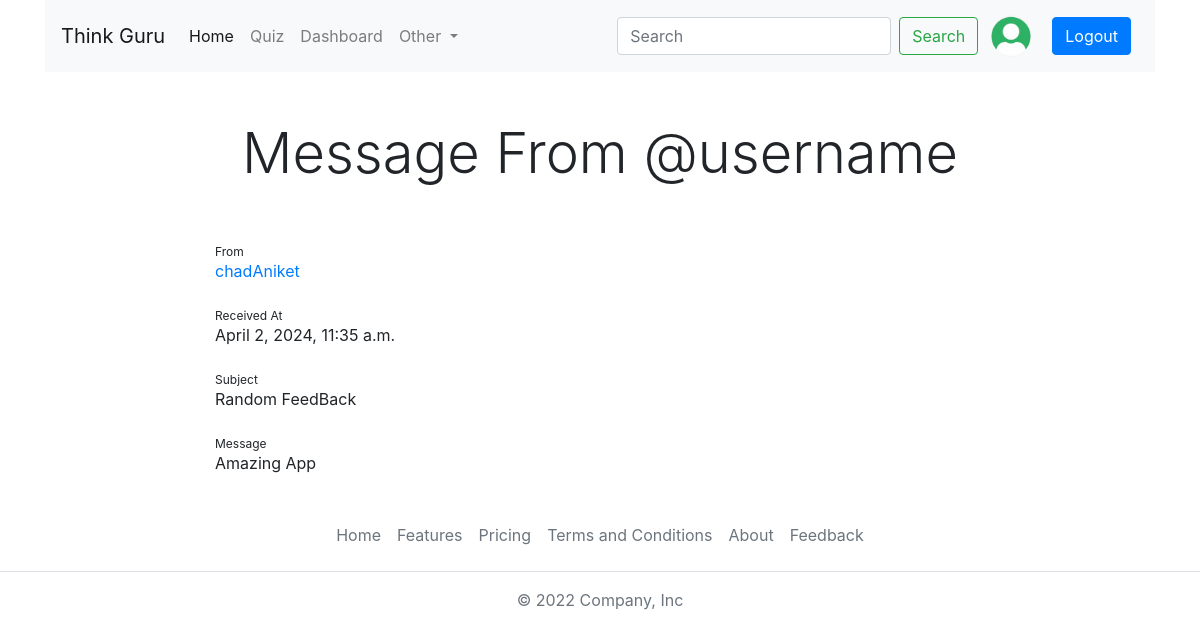
The page /message/3 (signed in) on the database its author committed.
### account/models.py (models this page shows, shortened)
class Profile(models.Model):
  user = models.OneToOneField(User,on_delete=models.CASCADE)
  bio = models.TextField(null=True,blank=True)
  profile_img = models.ImageField(upload_to='profile_images',default='user_png.png',blank=True)

### base/models.py (models this page shows, shortened)
class Message(models.Model):
  user = models.ForeignKey(User,on_delete=models.CASCADE)
  subject = models.CharField(max_length=255)
  message = models.TextField()
  is_read = models.BooleanField(default=False)
  created_at = models.DateTimeField(default=timezone.now)

### base/views.py (the view)
# urls.py: path('message/<int:id>',message_view,name="message_page"),
@user_passes_test(is_staff)
@login_required(login_url='login')
def message_view(request,id):
    login_user = User.objects.get(username=request.user.username)
    login_profile = Profile.objects.get(user=login_user)
    message = Message.objects.filter(id=id).first()
    if not message.is_read:
        message.is_read = True
        message.save()
    context = {'login_profile':login_profile,'message':message}
    return render(request,'message.html',context)

### base/views.py (called while the page is built)
def is_staff(user):
    return user.is_staff

### templates/message.html (shortened to what this page needs)
{% extends 'index.html' %}
{% block content %}
    <h1 class="display-4 text-center my-5">Message From @username</h1>
    <main>
        <div class="container col-md-8 col-sm-12">
            <article>
                <sub>From</sub>
                <p class="" title="click to see profile"><a href="{% url 'profile_page' message.user.username %}">{{message.user.username}}</a></p>
                <sub>Received At</sub>
                <p>{{message.created_at}}</p>
                <sub>Subject</sub>
                <p>{{message.subject}}</p>
                <sub>Message</sub>
                <p>{{message.message}}</p>
            </article>
        </div>
    </main>
{% endblock %}

### templates/components/navbar.html (shortened to what this page needs)
<div class="container">
  <nav class="navbar navbar-expand-lg navbar-light bg-light">
    <a class="navbar-brand" href="#">Think Guru</a>
    <div class="collapse navbar-collapse" id="navbarSupportedContent">
      <ul class="navbar-nav mr-auto">
        <li class="nav-item active">
          <a class="nav-link" href="{% url 'home_page' %}">Home<span class="sr-only">(current)</span></a>
        </li>
        <li class="nav-item">
          <a class="nav-link" href="{% url 'allquizpage' %}">Quiz</a>
        </li>
        <li class="nav-item">
          {% if request.user.is_superuser %}
            <a class="nav-link" href="{% url 'dashboard_page' %}">Dashboard</a>
          {% else %}
            <a class="nav-link" href="{% url 'leaderboard_page' %}">Leaderboard</a>
          {% endif %}
        </li>
        <li class="nav-item dropdown">
          <a class="nav-link dropdown-toggle" href="#" id="navbarDropdown" role="button" data-toggle="dropdown"
            aria-haspopup="true" aria-expanded="false">
            Other
          </a>
        </li>
      </ul>
      <form class="form-inline my-2 my-lg-0" action="{% url 'search_users_page' %}">
        <input class="form-control mr-sm-2" type="search" placeholder="Search" aria-label="Search" name="q">
        <button class="btn btn-outline-success my-2 my-sm-0" type="submit">Search</button>
        {% if user.is_authenticated %}
        <a href="" class="btn btn-outline-primary-light">
          <img src="{{login_profile.profile_img.url}}" class="img-fluid rounded-circle" width="40" height="40">
      </a>
        <a href="{%url 'logout_page' %}" class="btn btn-primary m-2">Logout</a>
        {% else %}
        <a href="{%url 'login_page' %}" class="btn btn-primary m-2">Login</a>
        {% endif %}
      </form>
    </div>
  </nav>
</div>

### rows shown on the page
Profile: profile_img (picture)
Message: user.username "chadAniket", created_at "April 2, 2024, 11:35 a.m.", subject "Random FeedBack", message "Amazing App"
